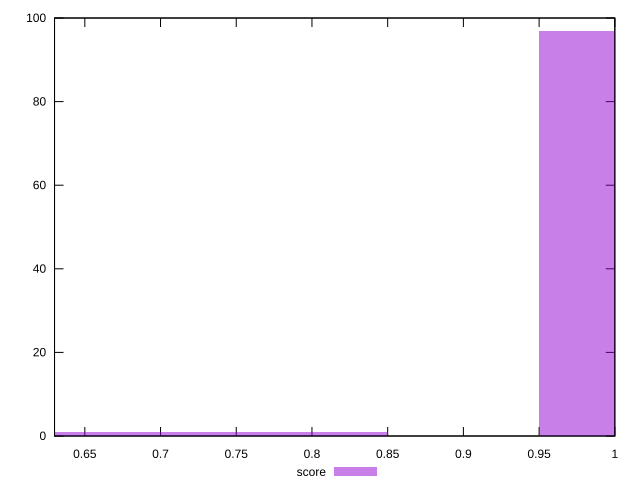

gnuplot code for this plot:
reset

$score <<EOF
1 97
0.8 1
0.6000000000000001 1
0.7000000000000001 1
EOF

set key outside below
set boxwidth 0.1
set xrange [0.63:1]
set yrange [0:100]
set trange [0:100]
set style fill transparent solid 0.5 noborder
set terminal svg size 640, 490 enhanced background rgb 'white'
set output "reports/report_00028_2021-02-24T12-49-42.674Z/cumulative-layout-shift/samples/agenda/score/histogram.svg"

plot $score title "score" with boxes

reset
